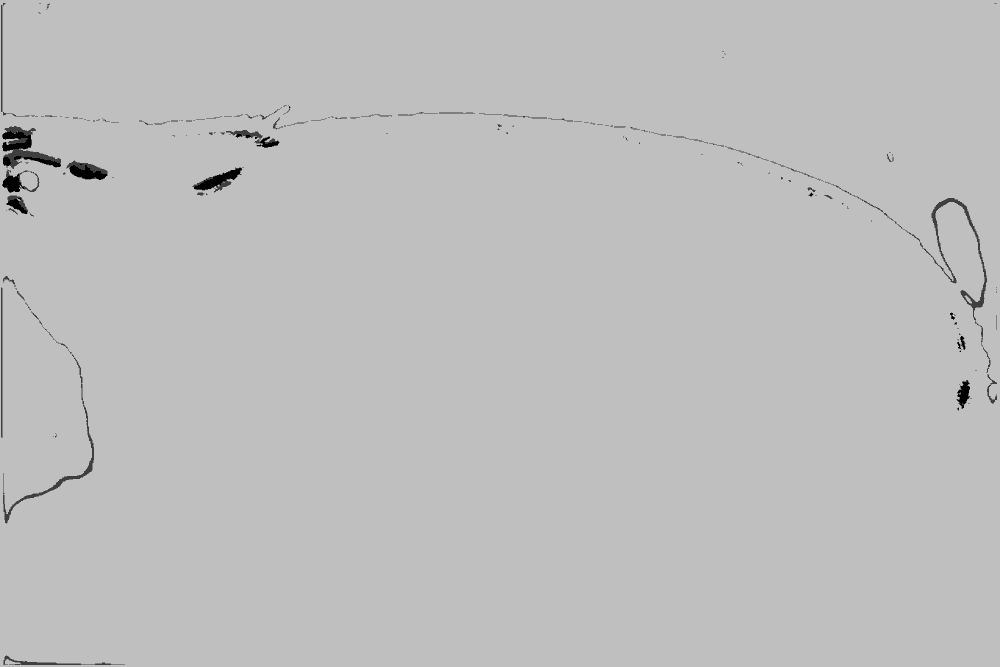
#> input picture Droso/inference_pred_masks/egfr_F_R_oly_4X_86_cropped.png, 1000 x 667 px, shrunk from 1360 x 907 before the run, found by its file name
$ python read_mask_data.py
#> lines starting #> are read from the running program, lines starting #| are printed output that depends on the picture
import numpy as np
from PIL import Image
import matplotlib.pyplot as plt
from matplotlib.colors import ListedColormap

mask_path = "/home/clab/Downloads/jiaxin_temporal/Droso/inference_pred_masks/egfr_F_R_oly_4X_86_cropped.png"

# === 读取 mask ===
mask = np.array(Image.open(mask_path))
#> mask is the input picture: shape (667, 1000); min 1, max 5, mean 3.98

print("Mask shape:", mask.shape)
#| Mask shape: (667, 1000)
print("Unique labels:", np.unique(mask))
#| Unique labels: [1 2 3 4 5]
print("Label counts:", np.bincount(mask.flatten()))
#| Label counts: [     0   1850   3225   2987 658937      1]

# === 建一个离散 colormap（你可以自己换颜色） ===
colors = [
    (0.0, 0.0, 0.0),     # label 0 → black (or unused)
    (1.0, 0.0, 0.0),     # label 1 → red
    (0.0, 1.0, 0.0),     # label 2 → green
    (0.0, 0.0, 1.0),     # label 3 → blue
    (1.0, 1.0, 0.0),     # label 4 → yellow
    (1.0, 2.0, 1.0),     # label 5 → magenta
]

cmap = ListedColormap(colors)

# === 绘图 ===
plt.figure(figsize=(10, 8))
plt.imshow(mask, cmap=cmap, vmin=0, vmax=5)
plt.colorbar(ticks=[0, 1, 2, 3, 4,5])
plt.title("Mask Visualization")
plt.tight_layout()
plt.show()
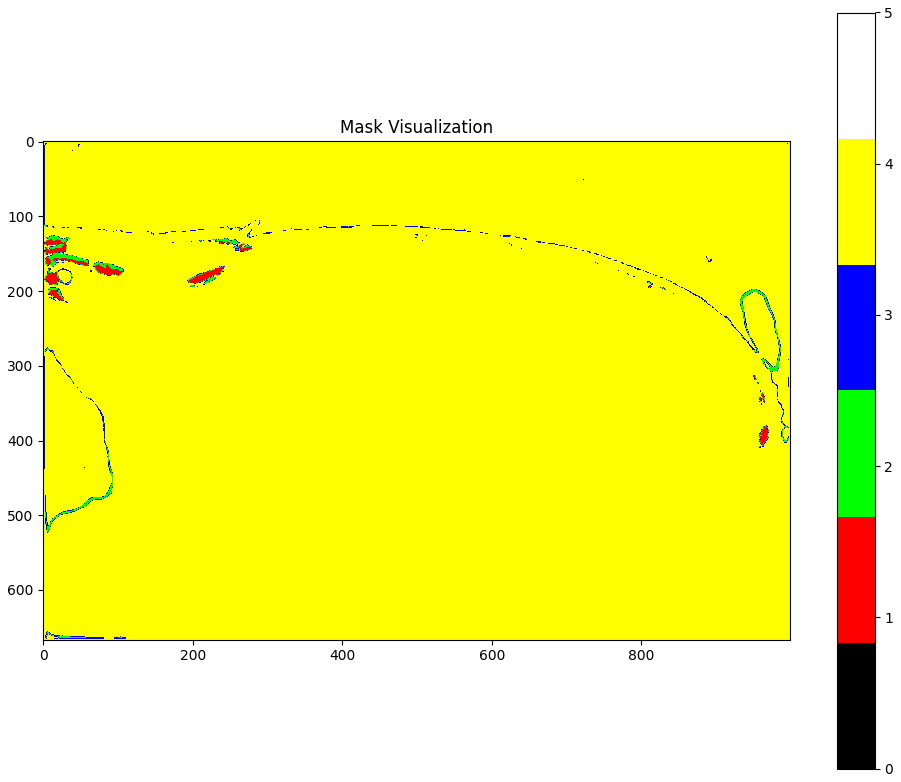
#> figure drawn by matplotlib, 2 panels
plt.savefig("mask_visualization.png", dpi=300)
